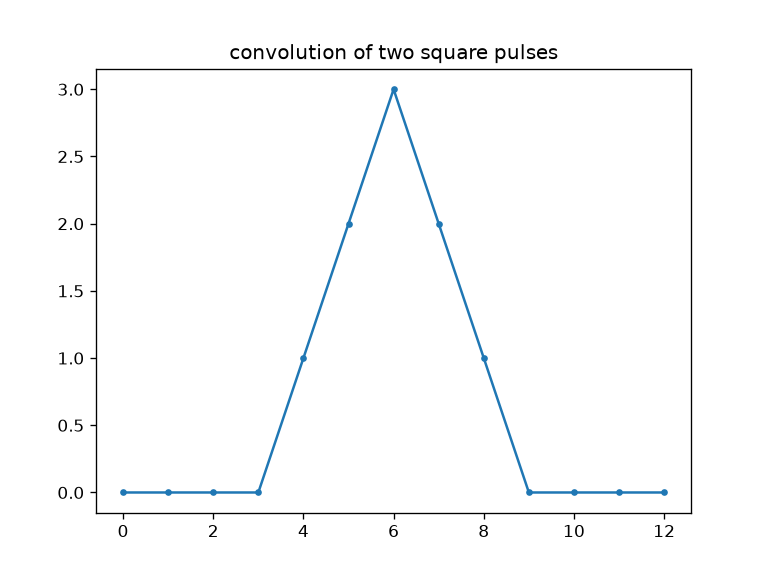

Generate this figure with Python:
import matplotlib.pyplot as plt
import numpy as np

f = np.array([0, 0, 1, 1, 1, 0, 0])
g = np.array([0, 0, 1, 1, 1, 0, 0])

output = np.convolve(f, g)

print("f length:", len(f))
print(f)
print("g length:", len(g))
print(g)
print("output length:", len(output))
print("expected N+M-1:", len(f) + len(g) - 1)
print(output)

plt.plot(output, '.-')
plt.title("convolution of two square pulses")
plt.savefig("d27_convolution_demo.png", dpi=120)
print("saved")
